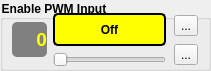
     <widget class="QGroupBox" name="EnablePWM">
      <property name="geometry">
       <rect>
        <x>470</x>
        <y>120</y>
        <width>211</width>
        <height>71</height>
       </rect>
      </property>
      <property name="font">
       <font>
        <weight>75</weight>
        <bold>true</bold>
       </font>
      </property>
      <property name="styleSheet">
       <string notr="true">QGroupBox{
	font-weight: bold;
}</string>
      </property>
      <property name="title">
       <string>Enable PWM Input</string>
      </property>
      <widget class="QWidget" name="layoutWidget_47">
       <property name="geometry">
        <rect>
         <x>10</x>
         <y>13</y>
         <width>191</width>
         <height>54</height>
        </rect>
       </property>
       <layout class="QHBoxLayout" name="horizontalLayout_52">
        <item>
         <layout class="QHBoxLayout" name="horizontalLayout_enable">
          <item>
           <widget class="QLabel" name="label_enableValue">
            <property name="minimumSize">
             <size>
              <width>35</width>
              <height>35</height>
             </size>
            </property>
            <property name="maximumSize">
             <size>
              <width>35</width>
              <height>35</height>
             </size>
            </property>
            <property name="font">
             <font>
              <pointsize>14</pointsize>
              <weight>75</weight>
              <bold>true</bold>
             </font>
            </property>
            <property name="styleSheet">
             <string notr="true">QLabel{
	color: yellow;
	font-weight: bold;
	background-color: gray;
	border-radius: 5px;
}</string>
            </property>
            <property name="text">
             <string>0</string>
            </property>
            <property name="alignment">
             <set>Qt::AlignRight|Qt::AlignTrailing|Qt::AlignVCenter</set>
            </property>
           </widget>
          </item>
          <item>
           <layout class="QVBoxLayout" name="verticalLayout_75">
            <item>
             <widget class="QLabel" name="label_enableTitle">
              <property name="minimumSize">
               <size>
                <width>113</width>
                <height>0</height>
               </size>
              </property>
              <property name="maximumSize">
               <size>
                <width>113</width>
                <height>16777215</height>
               </size>
              </property>
              <property name="styleSheet">
               <string notr="true">QLabel{
	background-color: yellow;
	font-weight: bold;
	border: 2px solid black;
	border-radius: 5px;
}</string>
              </property>
              <property name="text">
               <string>Off</string>
              </property>
              <property name="alignment">
               <set>Qt::AlignCenter</set>
              </property>
             </widget>
            </item>
            <item>
             <widget class="QSlider" name="slide_enable">
              <property name="minimumSize">
               <size>
                <width>113</width>
                <height>0</height>
               </size>
              </property>
              <property name="maximumSize">
               <size>
                <width>113</width>
                <height>16777215</height>
               </size>
              </property>
              <property name="maximum">
               <number>1</number>
              </property>
              <property name="orientation">
               <enum>Qt::Horizontal</enum>
              </property>
             </widget>
            </item>
           </layout>
          </item>
         </layout>
        </item>
        <item>
         <layout class="QVBoxLayout" name="verticalLayout_66">
          <item>
           <widget class="QToolButton" name="undo_enable">
            <property name="text">
             <string>...</string>
            </property>
            <property name="icon">
             <iconset resource="../terminal.qrc">
              <normaloff>:/images/Undo-icon.png</normaloff>:/images/Undo-icon.png</iconset>
            </property>
           </widget>
          </item>
          <item>
           <widget class="QToolButton" name="default_enable">
            <property name="text">
             <string>...</string>
            </property>
            <property name="icon">
             <iconset resource="../terminal.qrc">
              <normaloff>:/images/default.png</normaloff>:/images/default.png</iconset>
            </property>
           </widget>
          </item>
         </layout>
        </item>
       </layout>
      </widget>
     </widget>
